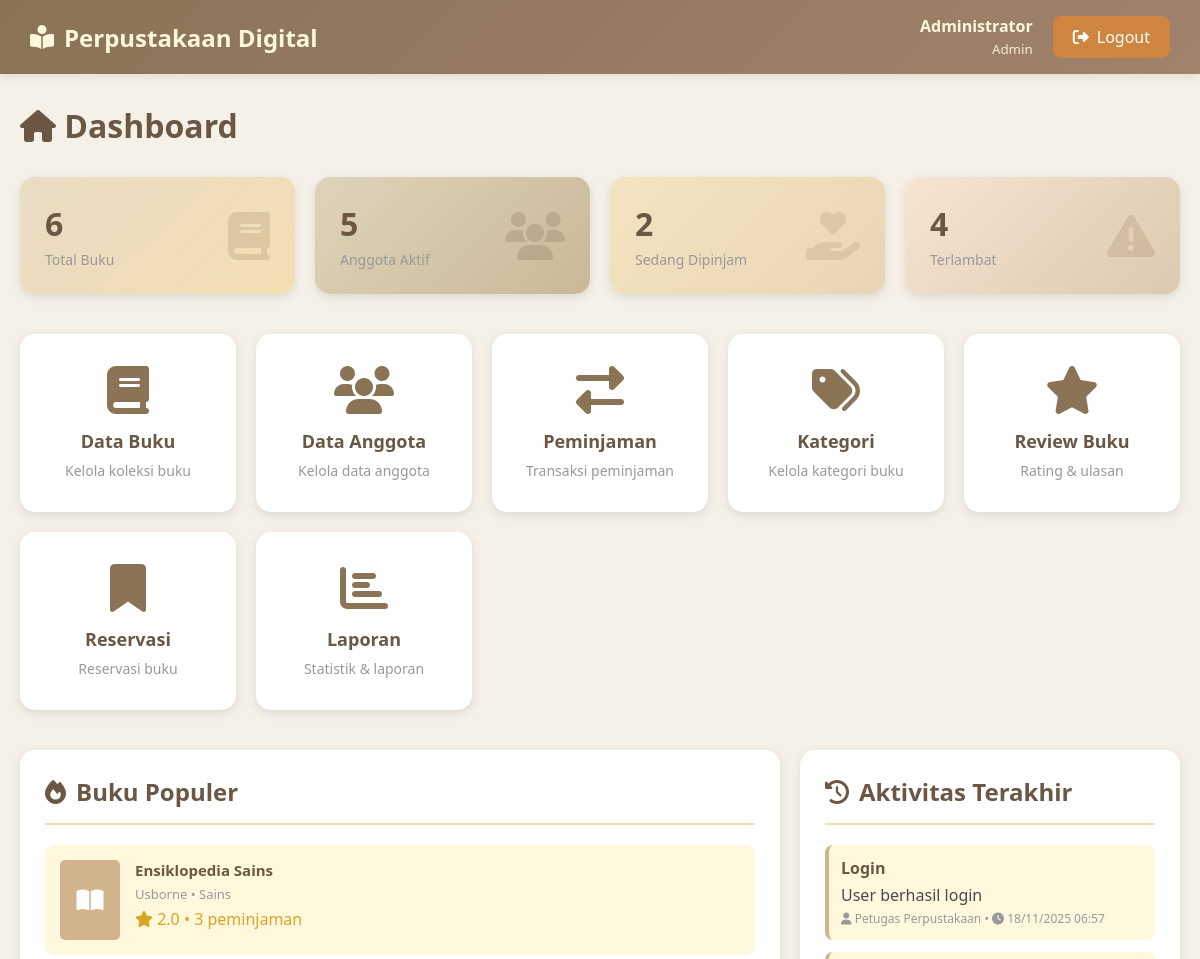
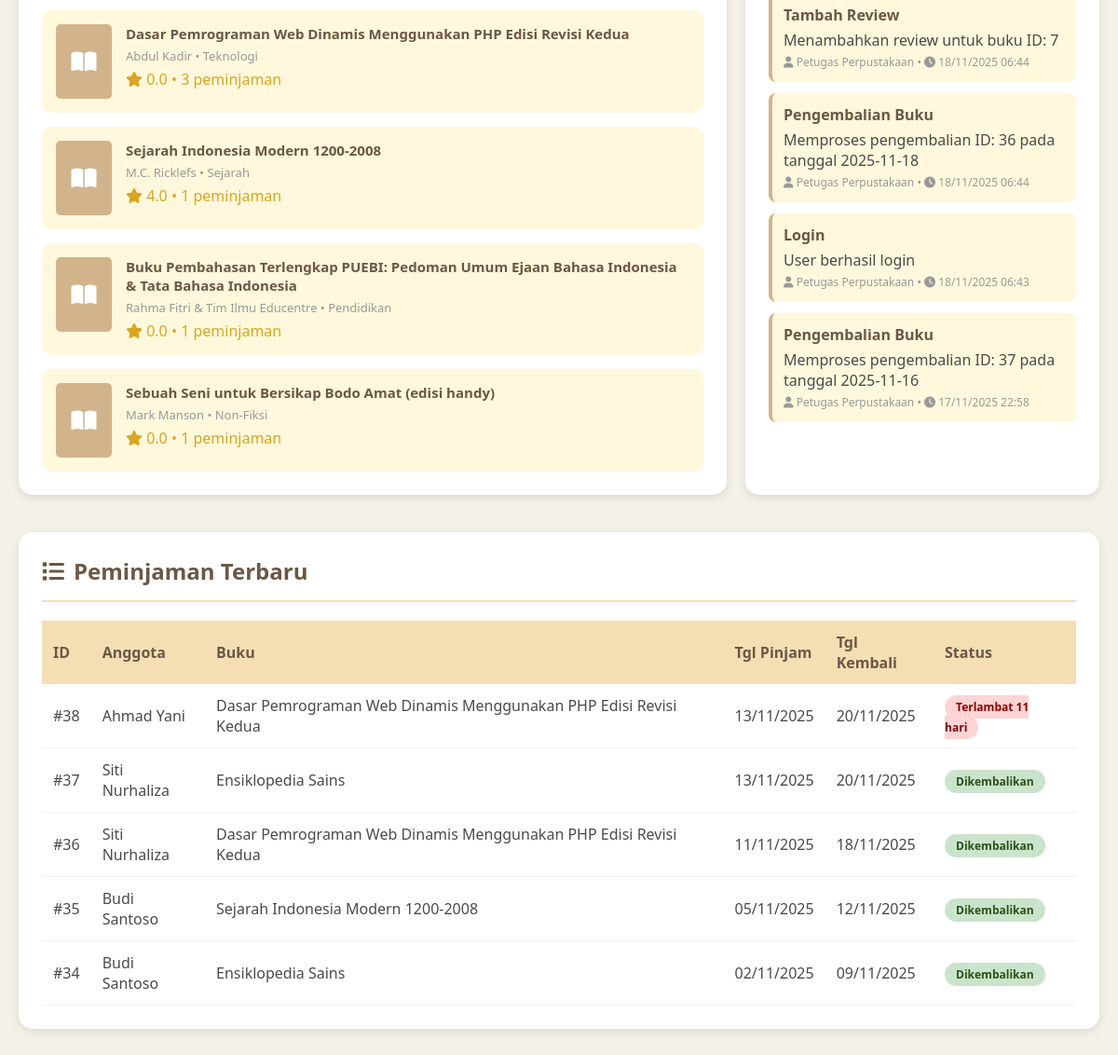
/dashboard.php (signed in), run on the app's committed database (2 pictures, top to bottom).
### tables this page shows
CREATE TABLE `buku` (
  `id_buku` int(11) NOT NULL,
  `isbn` varchar(20) DEFAULT NULL,
  `judul` varchar(200) NOT NULL,
  `pengarang` varchar(100) NOT NULL,
  `penerbit` varchar(100) DEFAULT NULL,
  `tahun_terbit` year(4) DEFAULT NULL,
  `id_kategori` int(11) DEFAULT NULL,
  `jumlah_halaman` int(11) DEFAULT NULL,
  `stok` int(11) DEFAULT 0,
  `cover_buku` varchar(255) DEFAULT NULL,
  `deskripsi` text DEFAULT NULL,
  `created_at` timestamp NOT NULL DEFAULT current_timestamp()
);

CREATE TABLE `log_aktivitas` (
  `id_log` int(11) NOT NULL,
  `id_user` int(11) DEFAULT NULL,
  `aktivitas` varchar(255) NOT NULL,
  `detail` text DEFAULT NULL,
  `waktu` timestamp NOT NULL DEFAULT current_timestamp()
);

CREATE TABLE `users` (
  `id_user` int(11) NOT NULL,
  `username` varchar(50) NOT NULL,
  `password` varchar(100) NOT NULL,
  `nama_lengkap` varchar(100) NOT NULL,
  `role` enum('admin','petugas') DEFAULT 'petugas',
  `foto_profile` varchar(255) DEFAULT NULL,
  `created_at` timestamp NOT NULL DEFAULT current_timestamp()
);

CREATE TABLE `peminjaman` (
  `id_peminjaman` int(11) NOT NULL,
  `id_anggota` int(11) NOT NULL,
  `id_buku` int(11) NOT NULL,
  `tanggal_pinjam` date NOT NULL,
  `tanggal_kembali` date NOT NULL,
  `tanggal_dikembalikan` date DEFAULT NULL,
  `denda` decimal(10,2) DEFAULT 0.00,
  `status` enum('dipinjam','dikembalikan','terlambat') DEFAULT 'dipinjam',
  `id_petugas` int(11) DEFAULT NULL
);

### dashboard.php (the view, shortened to what this page needs)
<?php
require_once 'config.php';
$query_total_buku = "SELECT COUNT(*) as total FROM buku";
$total_buku = mysqli_fetch_assoc(mysqli_query($conn, $query_total_buku))['total'];
$query_total_anggota = "SELECT COUNT(*) as total FROM anggota WHERE status = 'aktif'";
$total_anggota = mysqli_fetch_assoc(mysqli_query($conn, $query_total_anggota))['total'];
$query_sedang_dipinjam = "SELECT COUNT(*) as total FROM peminjaman WHERE status = 'dipinjam' AND tanggal_dikembalikan IS NULL";
$sedang_dipinjam = mysqli_fetch_assoc(mysqli_query($conn, $query_sedang_dipinjam))['total'];
$query_terlambat = "SELECT COUNT(*) as total FROM peminjaman WHERE tanggal_dikembalikan IS NULL AND tanggal_kembali < CURDATE()";
$terlambat = mysqli_fetch_assoc(mysqli_query($conn, $query_terlambat))['total'];
$query_populer = "SELECT * FROM view_buku_populer LIMIT 5";
$result_populer = mysqli_query($conn, $query_populer);
$query_peminjaman = "SELECT * FROM view_detail_peminjaman ORDER BY id_peminjaman DESC LIMIT 5";
$result_peminjaman = mysqli_query($conn, $query_peminjaman);
$query_aktivitas = "SELECT l.*, u.nama_lengkap FROM log_aktivitas l
                    LEFT JOIN users u ON l.id_user = u.id_user
                    ORDER BY l.waktu DESC LIMIT 5";
$result_aktivitas = mysqli_query($conn, $query_aktivitas);
?>
<!DOCTYPE html>
<html lang="id">
<head>
    <link href="https://cdnjs.cloudflare.com/ajax/libs/font-awesome/6.4.0/css/all.min.css" rel="stylesheet">
</head>
<body>
    <div class="navbar">
        <div class="navbar-brand">
            <i class="fas fa-book-reader"></i>
            Perpustakaan Digital
        </div>
        <div class="navbar-user">
            <div class="user-info">
                <strong><?php echo $_SESSION['nama_lengkap']; ?></strong>
                <small><?php echo ucfirst($_SESSION['role']); ?></small>
            </div>
            <a href="logout.php" class="logout-btn" onclick="return confirm('Yakin ingin logout?')">
                <i class="fas fa-sign-out-alt"></i> Logout
            </a>
        </div>
    </div>
    <div class="container">
        <h1 style="color: #6B5744; margin-bottom: 30px;">
            <i class="fas fa-home"></i> Dashboard
        </h1>
        <div class="stats-grid">
            <div class="stat-card blue">
                <div class="stat-info">
                    <h3><?php echo $total_buku; ?></h3>
                    <p>Total Buku</p>
                </div>
                <i class="fas fa-book stat-icon"></i>
            </div>
            <div class="stat-card green">
                <div class="stat-info">
                    <h3><?php echo $total_anggota; ?></h3>
                    <p>Anggota Aktif</p>
                </div>
                <i class="fas fa-users stat-icon"></i>
            </div>
            <div class="stat-card orange">
                <div class="stat-info">
                    <h3><?php echo $sedang_dipinjam; ?></h3>
                    <p>Sedang Dipinjam</p>
                </div>
                <i class="fas fa-hand-holding-heart stat-icon"></i>
            </div>
            <div class="stat-card red">
                <div class="stat-info">
                    <h3><?php echo $terlambat; ?></h3>
                    <p>Terlambat</p>
                </div>
                <i class="fas fa-exclamation-triangle stat-icon"></i>
            </div>
        </div>
        <div class="menu-grid">
            <a href="buku.php" class="menu-card">
                <i class="fas fa-book"></i>
                <h3>Data Buku</h3>
                <p>Kelola koleksi buku</p>
            </a>
            <a href="anggota.php" class="menu-card">
                <i class="fas fa-users"></i>
                <h3>Data Anggota</h3>
                <p>Kelola data anggota</p>
            </a>
            <a href="peminjaman.php" class="menu-card">
                <i class="fas fa-exchange-alt"></i>
                <h3>Peminjaman</h3>
                <p>Transaksi peminjaman</p>
            </a>
            <a href="kategori.php" class="menu-card">
                <i class="fas fa-tags"></i>
                <h3>Kategori</h3>
                <p>Kelola kategori buku</p>
            </a>
            <a href="review.php" class="menu-card">
                <i class="fas fa-star"></i>
                <h3>Review Buku</h3>
                <p>Rating & ulasan</p>
            </a>
            <a href="reservasi.php" class="menu-card">
                <i class="fas fa-bookmark"></i>
                <h3>Reservasi</h3>
                <p>Reservasi buku</p>
            </a>
            <a href="laporan.php" class="menu-card">
                <i class="fas fa-chart-bar"></i>
                <h3>Laporan</h3>
                <p>Statistik & laporan</p>
            </a>
        </div>
        <div class="content-grid">
            <div class="card">
                <h2><i class="fas fa-fire"></i> Buku Populer</h2>
                <div class="book-list">
                    <?php while ($book = mysqli_fetch_assoc($result_populer)): ?>
                        <div class="book-item">
                            <div class="book-cover">
                                <i class="fas fa-book-open"></i>
                            </div>
                            <div class="book-info">
                                <h4><?php echo $book['judul']; ?></h4>
                                <p><?php echo $book['pengarang']; ?> • <?php echo $book['nama_kategori']; ?></p>
                                <div class="rating">
                                    <i class="fas fa-star"></i> <?php echo number_format($book['rata_rata_rating'], 1); ?>
                                    • <?php echo $book['total_dipinjam']; ?> peminjaman
                                </div>
                            </div>
                        </div>
                    <?php endwhile; ?>
                </div>
            </div>
            <div class="card">
                <h2><i class="fas fa-history"></i> Aktivitas Terakhir</h2>
                <div class="activity-list">
                    <?php while ($log = mysqli_fetch_assoc($result_aktivitas)): ?>
                        <div class="activity-item">
                            <strong><?php echo $log['aktivitas']; ?></strong>
                            <p><?php echo $log['detail']; ?></p>
                            <small>
                                <i class="fas fa-user"></i> <?php echo $log['nama_lengkap'] ?: 'System'; ?> •
                                <i class="fas fa-clock"></i> <?php echo date('d/m/Y H:i', strtotime($log['waktu'])); ?>
                            </small>
                        </div>
                    <?php endwhile; ?>
                </div>
            </div>
        </div>
        <div class="card">
            <h2><i class="fas fa-list"></i> Peminjaman Terbaru</h2>
            <div class="table-container">
                <table>
                    <thead>
                        <tr>
                            <th>ID</th>
                            <th>Anggota</th>
                            <th>Buku</th>
                            <th>Tgl Pinjam</th>
                            <th>Tgl Kembali</th>
                            <th>Status</th>
                        </tr>
                    </thead>
                    <tbody>
                        <?php while ($pinjam = mysqli_fetch_assoc($result_peminjaman)): ?>
                            <tr>
                                <td>#<?php echo $pinjam['id_peminjaman']; ?></td>
                                <td><?php echo $pinjam['nama_anggota']; ?></td>
                                <td><?php echo $pinjam['judul_buku']; ?></td>
                                <td><?php echo date('d/m/Y', strtotime($pinjam['tanggal_pinjam'])); ?></td>
                                <td><?php echo date('d/m/Y', strtotime($pinjam['tanggal_kembali'])); ?></td>
                                <td>
                                    <?php
                                    $badge_class = 'success';
                                    if ($pinjam['status'] === 'dipinjam' && $pinjam['hari_terlambat'] > 0) {
                                        $badge_class = 'danger';
                                        $status_text = 'Terlambat ' . $pinjam['hari_terlambat'] . ' hari';
                                    } elseif ($pinjam['status'] === 'dipinjam') {
                                        $badge_class = 'warning';
                                        $status_text = 'Dipinjam';
                                    } else {
                                        $status_text = 'Dikembalikan';
                                    }
                                    ?>
                                    <span class="badge <?php echo $badge_class; ?>">
                                        <?php echo $status_text; ?>
                                    </span>
                                </td>
                            </tr>
                        <?php endwhile; ?>
                    </tbody>
                </table>
            </div>
        </div>
    </div>
</body>
</html>

### dashboard.php (style rules this page uses)
* { margin: 0; padding: 0; box-sizing: border-box; }
body { font-family: 'Segoe UI', Tahoma, Geneva, Verdana, sans-serif; background: #F5F1E8; color: #4A4A4A; }
.navbar { background: linear-gradient(135deg, #8B7355, #A0826D); padding: 15px 30px; box-shadow: 0 2px 10px rgba(0,0,0,0.1); display: flex; justify-content: space-between; align-items: center; position: sticky; top: 0; z-index: 1000; }
.navbar-brand { color: #FFF8DC; font-size: 24px; font-weight: bold; display: flex; align-items: center; gap: 10px; }
.navbar-user { display: flex; align-items: center; gap: 20px; }
.user-info { color: #FFF8DC; text-align: right; }
.user-info strong { display: block; font-size: 16px; }
.user-info small { opacity: 0.9; }
.logout-btn { background: #CD853F; color: white; padding: 10px 20px; border-radius: 8px; text-decoration: none; transition: all 0.3s; display: flex; align-items: center; gap: 8px; }
.container { max-width: 1400px; margin: 30px auto; padding: 0 20px; }
.menu-grid { display: grid; grid-template-columns: repeat(auto-fit, minmax(200px, 1fr)); gap: 20px; margin-bottom: 40px; }
.menu-card { background: white; padding: 30px 20px; border-radius: 15px; text-align: center; cursor: pointer; transition: all 0.3s; box-shadow: 0 3px 10px rgba(0,0,0,0.1); border: 2px solid transparent; text-decoration: none; color: inherit; display: block; }
.menu-card i { font-size: 48px; margin-bottom: 15px; color: #8B7355; }
.menu-card h3 { color: #6B5744; font-size: 18px; margin-bottom: 8px; }
.menu-card p { color: #999; font-size: 14px; }
.stats-grid { display: grid; grid-template-columns: repeat(auto-fit, minmax(250px, 1fr)); gap: 20px; margin-bottom: 40px; }
.stat-card { background: white; padding: 25px; border-radius: 15px; box-shadow: 0 3px 10px rgba(0,0,0,0.1); display: flex; justify-content: space-between; align-items: center; transition: all 0.3s; }
.stat-info h3 { color: #6B5744; font-size: 32px; margin-bottom: 5px; }
.stat-info p { color: #999; font-size: 14px; }
.stat-icon { font-size: 48px; opacity: 0.2; }
.stat-card.blue { background: linear-gradient(135deg, #E8DCC4, #F5DEB3); }
.stat-card.blue .stat-icon { color: #8B7355; }
.stat-card.green { background: linear-gradient(135deg, #DED4BB, #C9B896); }
.stat-card.green .stat-icon { color: #6B5744; }
.stat-card.orange { background: linear-gradient(135deg, #F4E4C1, #E8D5B5); }
.stat-card.orange .stat-icon { color: #A0826D; }
.stat-card.red { background: linear-gradient(135deg, #F5E5D3, #DCC9B0); }
.stat-card.red .stat-icon { color: #8B6F47; }
.content-grid { display: grid; grid-template-columns: 2fr 1fr; gap: 20px; margin-bottom: 40px; }
.card { background: white; border-radius: 15px; padding: 25px; box-shadow: 0 3px 10px rgba(0,0,0,0.1); }
.card h2 { color: #6B5744; margin-bottom: 20px; padding-bottom: 15px; border-bottom: 2px solid #F5DEB3; display: flex; align-items: center; gap: 10px; }
.book-list { display: flex; flex-direction: column; gap: 15px; }
.book-item { display: flex; gap: 15px; padding: 15px; background: #FFF8DC; border-radius: 10px; transition: all 0.3s; }
.book-cover { width: 60px; height: 80px; background: #D2B48C; border-radius: 5px; display: flex; align-items: center; justify-content: center; color: white; font-size: 24px; }
.book-info { flex: 1; }
.book-info h4 { color: #6B5744; margin-bottom: 5px; font-size: 15px; }
.book-info p { color: #999; font-size: 13px; margin-bottom: 5px; }
.rating { color: #DAA520; }
.activity-list { display: flex; flex-direction: column; gap: 12px; }
.activity-item { padding: 12px; background: #FFF8DC; border-radius: 8px; border-left: 4px solid #D2B48C; }
.activity-item strong { color: #6B5744; display: block; margin-bottom: 5px; }
.activity-item small { color: #999; font-size: 12px; }
.table-container { overflow-x: auto; }
table { width: 100%; border-collapse: collapse; }
table th { background: #F5DEB3; color: #6B5744; padding: 12px; text-align: left; font-weight: 600; }
table td { padding: 12px; border-bottom: 1px solid #F5F1E8; }
.badge { padding: 4px 12px; border-radius: 20px; font-size: 12px; font-weight: 600; }
.badge.success { background: #C9E4CA; color: #2D5016; }
.badge.danger { background: #FFD4D4; color: #8B0000; }

### data on the page
buku: judul "Ensiklopedia Sains", pengarang "Usborne", nama_kategori "Sains", rata_rata_rating "2.0", total_dipinjam "3"
buku: judul "Dasar Pemrograman Web Dinamis Menggunakan PHP Edisi Revisi Kedua", pengarang "Abdul Kadir", nama_kategori "Teknologi", rata_rata_rating "0.0", total_dipinjam "3"
buku: judul "Sejarah Indonesia Modern 1200-2008", pengarang "M.C. Ricklefs", nama_kategori "Sejarah", rata_rata_rating "4.0", total_dipinjam "1"
buku: judul "Buku Pembahasan Terlengkap PUEBI: Pedoman Umum Ejaan Bahasa Indonesia & Tata Bahasa Indonesia", pengarang "Rahma Fitri & Tim Ilmu Educentre", nama_kategori "Pendidikan", rata_rata_rating "0.0", total_dipinjam "1"
buku: judul "Sebuah Seni untuk Bersikap Bodo Amat (edisi handy)", pengarang "Mark Manson", nama_kategori "Non-Fiksi", rata_rata_rating "0.0", total_dipinjam "1"
log_aktivitas: aktivitas "Login", detail "User berhasil login", id_user.nama_lengkap "Petugas Perpustakaan", waktu "18/11/2025 06:57"
log_aktivitas: aktivitas "Tambah Review", detail "Menambahkan review untuk buku ID: 7", id_user.nama_lengkap "Petugas Perpustakaan", waktu "18/11/2025 06:44"
log_aktivitas: aktivitas "Pengembalian Buku", detail "Memproses pengembalian ID: 36 pada tanggal 2025-11-18", id_user.nama_lengkap "Petugas Perpustakaan", waktu "18/11/2025 06:44"
log_aktivitas: aktivitas "Login", detail "User berhasil login", id_user.nama_lengkap "Petugas Perpustakaan", waktu "18/11/2025 06:43"
log_aktivitas: aktivitas "Pengembalian Buku", detail "Memproses pengembalian ID: 37 pada tanggal 2025-11-16", id_user.nama_lengkap "Petugas Perpustakaan", waktu "17/11/2025 22:58"
peminjaman: id_peminjaman "38", nama_anggota "Ahmad Yani", judul_buku "Dasar Pemrograman Web Dinamis Menggunakan PHP Edisi Revisi Kedua", tanggal_pinjam "13/11/2025", tanggal_kembali "20/11/2025", status_text "Terlambat 11 hari"
peminjaman: id_peminjaman "37", nama_anggota "Siti Nurhaliza", judul_buku "Ensiklopedia Sains", tanggal_pinjam "13/11/2025", tanggal_kembali "20/11/2025", status "Dikembalikan"
peminjaman: id_peminjaman "36", nama_anggota "Siti Nurhaliza", judul_buku "Dasar Pemrograman Web Dinamis Menggunakan PHP Edisi Revisi Kedua", tanggal_pinjam "11/11/2025", tanggal_kembali "18/11/2025", status "Dikembalikan"
peminjaman: id_peminjaman "35", nama_anggota "Budi Santoso", judul_buku "Sejarah Indonesia Modern 1200-2008", tanggal_pinjam "05/11/2025", tanggal_kembali "12/11/2025", status "Dikembalikan"
peminjaman: id_peminjaman "34", nama_anggota "Budi Santoso", judul_buku "Ensiklopedia Sains", tanggal_pinjam "02/11/2025", tanggal_kembali "09/11/2025", status "Dikembalikan"

### other printed values
$_SESSION['nama_lengkap'] "Administrator"
$_SESSION['role'] "Admin"
$total_buku "6"
$total_anggota "5"
$sedang_dipinjam "2"
$terlambat "4"
